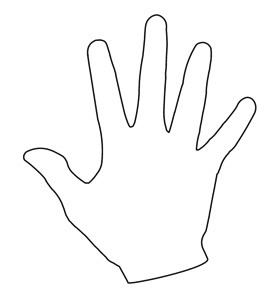
#> input picture 03_opencv/img/hand.jpg, 269 x 295 px
$ python cntr_convexhull.py
#> lines starting #> are read from the running program, lines starting #| are printed output that depends on the picture; after the words box and inside, x2 and y2 are one past the last pixel; in counts of white or black regions, pixels touching at a corner belong together
# 볼록 선체

import cv2
import numpy as np

img = cv2.imread('../img/hand.jpg')
#> img is the input picture: shape (295, 269, 3); min 0, max 255, mean 249.1
img2 = img.copy()

gray = cv2.cvtColor(img, cv2.COLOR_BGR2GRAY)
ret, th = cv2.threshold(gray, 127, 255, cv2.THRESH_BINARY_INV)
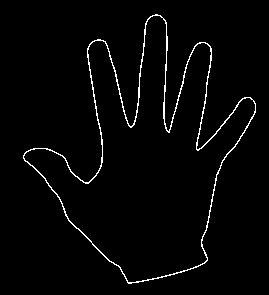
#> th: shape (295, 269); 2.3% white in thin lines or dots, all inside (x1, y1, x2, y2) = (23, 14, 256, 284)

# @컨투어 찾기와 그리기
contours, heiarchy = cv2.findContours(th, cv2.RETR_EXTERNAL, \
                                         cv2.CHAIN_APPROX_SIMPLE)
#> contours = 1 contour; box (x1, y1, x2, y2) and area: (23, 14, 256, 284) 27536; heiarchy = [[-1, -1, -1, -1]]
cntr = contours[0]
#> cntr = contour of 512 points, box (x1, y1, x2, y2) (23, 14, 256, 284), area 27536
cv2.drawContours(img, [cntr], -1, (0, 255,0), 1)
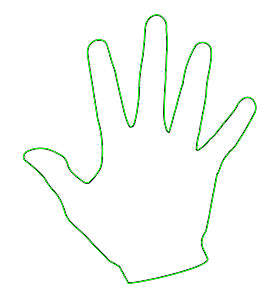
#> img: shape (295, 269, 3); 1.5% of pixels changed, all inside (x1, y1, x2, y2) = (23, 14, 256, 284)

# @볼록 선체 찾기(좌표 기준)와 그리기
hull = cv2.convexHull(cntr)
#> hull = contour of 27 points, box (x1, y1, x2, y2) (23, 14, 256, 284), area 40932
cv2.drawContours(img2, [hull], -1, (0,255,0), 1)
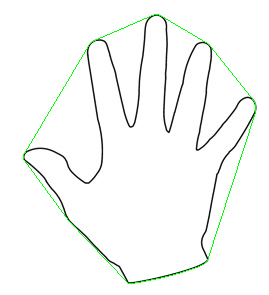
#> img2: shape (295, 269, 3); 0.82% of pixels changed, all inside (x1, y1, x2, y2) = (23, 14, 256, 284)

# @볼록 선체 만족 여부 확인
print(cv2.isContourConvex(cntr), cv2.isContourConvex(hull))
#| False True

# @볼록 선체 찾기(인덱스 기준)
hull2 = cv2.convexHull(cntr, returnPoints=False)
#> hull2 = 27 values, max 511 at index 0, min 0 at index 26, mean 253.6

# @볼록 선체 결함 찾기
defects = cv2.convexityDefects(cntr, hull2)
#> defects = 19 rows, first 6: [0, 2, 1, 162], [2, 91, 35, 23967], [91, 93, 92, 114], [94, 180, 137, 18631], [180, 182, 181, 114], [183, 185, 184, 114]
# 볼록 선체 결함 순회
for i in range(defects.shape[0]):
    # 시작, 종료, 가장 먼 지점, 거리
    startP, endP, farthestP, distance = defects[i, 0]
    # 가장 먼 지점의 좌표 구하기
    farthest = tuple(cntr[farthestP][0])
    # 거리를 부동 소수점으로 변환
    dist = distance/256.0
    # 거리가 1보다 큰 경우
    if dist > 1 :
        # 빨강색 점 표시
        cv2.circle(img2, farthest, 3, (0,0,255), -1)
#> this loop made 19 passes
#> (startP, endP, farthestP, distance, farthest, dist) on passes 1 to 12: (0, 2, 1, 162, (154, 15), 0.633), (2, 91, 35, 23967, (131, 126), 93.62), (91, 93, 92, 114, (93, 41), 0.445), (94, 180, 137, 18631, (98, 171), 72.78), (180, 182, 181, 114, (24, 154), 0.445), (183, 185, 184, 114, (24, 159), 0.445), (185, 217, 198, 1514, (57, 195), 5.91), (217, 243, 230, 1173, (120, 268), 4.58), (245, 247, 246, 217, (132, 282), 0.848), (247, 255, 248, 201, (139, 281), 0.785), (255, 263, 256, 186, (159, 277), 0.727), (263, 267, 266, 211, (178, 272), 0.824)
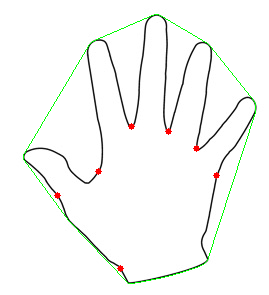
#> img2: shape (295, 269, 3); 0.26% of pixels changed, all inside (x1, y1, x2, y2) = (54, 123, 220, 272)

# @결과 출력
cv2.imshow('contour', img)
cv2.imshow('convex hull', img2)

cv2.waitKey(0)
cv2.destroyAllWindows()

$ run again, with 03_opencv/img/shapes.png saved as 03_opencv/img/hand.jpg
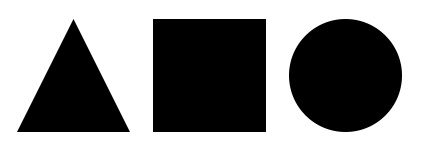
#> input picture 03_opencv/img/shapes.png, 423 x 150 px
#> img is the input picture: shape (150, 423, 3); min 0, max 255, mean 137.7
#> `ret, th = cv2.threshold(gray, 127, 255, cv2.THRESH_BINARY_INV)`:
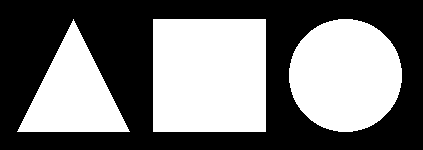
#> th: shape (150, 423); 46% white; 3 white regions
#> contours = 3 contours; box (x1, y1, x2, y2) and area: (153, 19, 266, 132) 12544, (289, 19, 402, 132) 9870, (17, 19, 130, 132) 6216; heiarchy = [[1, -1, -1, -1], [2, 0, -1, -1], [-1, 1, -1, -1]]
#> cntr = contour of 152 points, box (x1, y1, x2, y2) (289, 19, 402, 132), area 9870
#> img: shape (150, 423, 3); 0.5% of pixels changed, all inside (x1, y1, x2, y2) = (289, 19, 402, 132)
#> hull = contour of 48 points, box (x1, y1, x2, y2) (289, 19, 402, 132), area 9942
#> `cv2.drawContours(img2, [hull], -1, (0,255,0), 1)`:
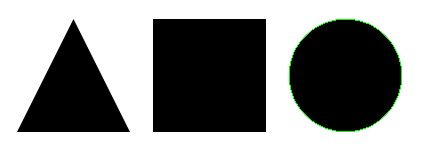
#> img2: shape (150, 423, 3); 0.5% of pixels changed, all inside (x1, y1, x2, y2) = (289, 19, 402, 132)
#| False True
#> hull2 = 48 values, max 151 at index 0, min 0 at index 47, mean 75.5
#> defects = 40 rows, first 6: [0, 2, 1, 201], [2, 4, 3, 186], [4, 8, 5, 162], [8, 14, 9, 114], [14, 18, 15, 142], [19, 23, 20, 142]
#> the loop `for i in range(defects.shape[0]):` made 40 passes
#> (startP, endP, farthestP, distance, farthest, dist) on passes 1 to 8: (0, 2, 1, 201, (337, 20), 0.785), (2, 4, 3, 186, (332, 21), 0.727), (4, 8, 5, 162, (328, 22), 0.633), (8, 14, 9, 114, (322, 24), 0.445), (14, 18, 15, 142, (315, 28), 0.555), (19, 23, 20, 142, (300, 42), 0.555), (23, 29, 24, 114, (296, 48), 0.445), (29, 33, 30, 162, (293, 55), 0.633)

$ run again, with 03_opencv/img/shapes_donut.png saved as 03_opencv/img/hand.jpg
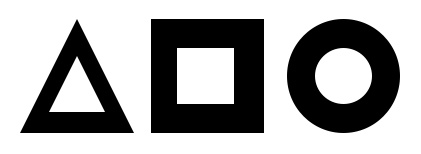
#> input picture 03_opencv/img/shapes_donut.png, 421 x 154 px
#> img is the input picture: shape (154, 421, 3); min 0, max 255, mean 167.6
#> `ret, th = cv2.threshold(gray, 127, 255, cv2.THRESH_BINARY_INV)`:
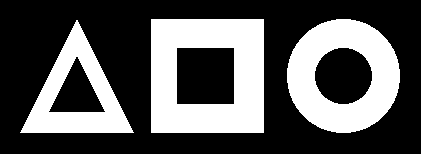
#> th: shape (154, 421); 34.3% white; 3 white regions
#> contours = 3 contours; box (x1, y1, x2, y2) and area: (151, 19, 264, 133) 12656, (287, 19, 400, 133) 9963, (20, 20, 134, 133) 6328; heiarchy = [[1, -1, -1, -1], [2, 0, -1, -1], [-1, 1, -1, -1]]
#> cntr = contour of 226 points, box (x1, y1, x2, y2) (20, 20, 134, 133), area 6328
#> img: shape (154, 421, 3); 0.52% of pixels changed, all inside (x1, y1, x2, y2) = (20, 20, 134, 133)
#> hull = [[77, 20], [133, 132], [20, 132], [76, 20]]
#> `cv2.drawContours(img2, [hull], -1, (0,255,0), 1)`:
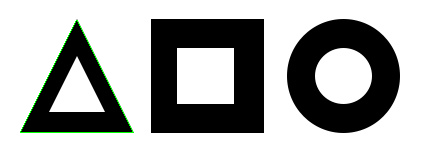
#> img2: shape (154, 421, 3); 0.52% of pixels changed, all inside (x1, y1, x2, y2) = (20, 20, 134, 133)
#| False True
#> hull2 = [225, 113, 112, 0]
#> defects = [[0, 112, 1, 114], [113, 225, 114, 114]]
#> the loop `for i in range(defects.shape[0]):` made 2 passes
#> (startP, endP, farthestP, distance, farthest, dist) on passes 1 to 2: (0, 112, 1, 114, (76, 21), 0.445), (113, 225, 114, 114, (132, 131), 0.445)
